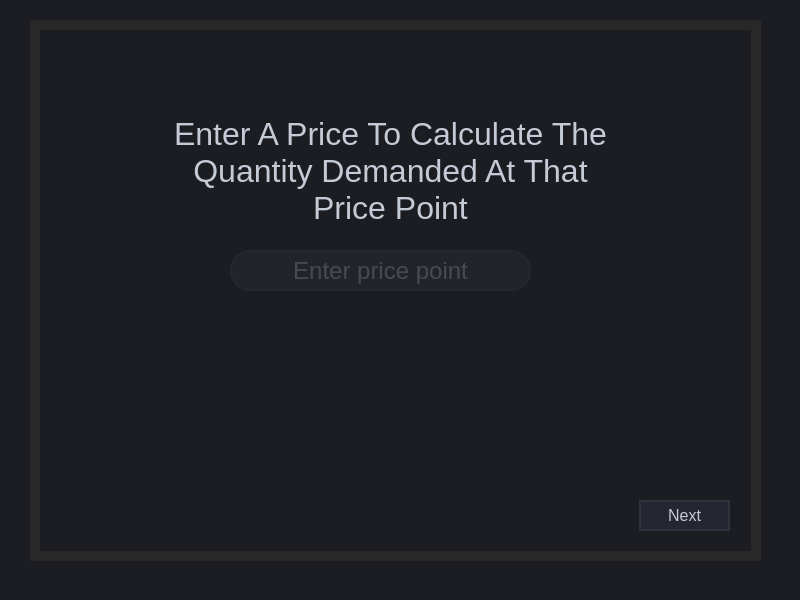
<?xml version="1.0" encoding="UTF-8"?>
<ui version="4.0">
 <class>enterPricePoint</class>
 <widget class="QMainWindow" name="enterPricePoint">
  <property name="geometry">
   <rect>
    <x>0</x>
    <y>0</y>
    <width>800</width>
    <height>600</height>
   </rect>
  </property>
  <property name="windowTitle">
   <string>MainWindow</string>
  </property>
  <property name="styleSheet">
   <string notr="true">background-color: rgb(28,29,34);</string>
  </property>
  <property name="documentMode">
   <bool>false</bool>
  </property>
  <property name="tabShape">
   <enum>QTabWidget::Rounded</enum>
  </property>
  <property name="unifiedTitleAndToolBarOnMac">
   <bool>false</bool>
  </property>
  <widget class="QWidget" name="centralwidget">
   <widget class="QFrame" name="frame">
    <property name="geometry">
     <rect>
      <x>30</x>
      <y>20</y>
      <width>731</width>
      <height>541</height>
     </rect>
    </property>
    <property name="styleSheet">
     <string notr="true">border: 10px solid rgb(40,40,40);
</string>
    </property>
    <property name="frameShape">
     <enum>QFrame::StyledPanel</enum>
    </property>
    <property name="frameShadow">
     <enum>QFrame::Raised</enum>
    </property>
    <widget class="QLineEdit" name="lineEdit_2">
     <property name="geometry">
      <rect>
       <x>200</x>
       <y>230</y>
       <width>301</width>
       <height>41</height>
      </rect>
     </property>
     <property name="sizePolicy">
      <sizepolicy hsizetype="Expanding" vsizetype="Expanding">
       <horstretch>0</horstretch>
       <verstretch>0</verstretch>
      </sizepolicy>
     </property>
     <property name="palette">
      <palette>
       <active>
        <colorrole role="WindowText">
         <brush brushstyle="SolidPattern">
          <color alpha="255">
           <red>108</red>
           <green>112</green>
           <blue>120</blue>
          </color>
         </brush>
        </colorrole>
        <colorrole role="Button">
         <brush brushstyle="SolidPattern">
          <color alpha="255">
           <red>34</red>
           <green>36</green>
           <blue>44</blue>
          </color>
         </brush>
        </colorrole>
        <colorrole role="Text">
         <brush brushstyle="SolidPattern">
          <color alpha="255">
           <red>108</red>
           <green>112</green>
           <blue>120</blue>
          </color>
         </brush>
        </colorrole>
        <colorrole role="ButtonText">
         <brush brushstyle="SolidPattern">
          <color alpha="255">
           <red>108</red>
           <green>112</green>
           <blue>120</blue>
          </color>
         </brush>
        </colorrole>
        <colorrole role="Base">
         <brush brushstyle="SolidPattern">
          <color alpha="255">
           <red>34</red>
           <green>36</green>
           <blue>44</blue>
          </color>
         </brush>
        </colorrole>
        <colorrole role="Window">
         <brush brushstyle="SolidPattern">
          <color alpha="255">
           <red>34</red>
           <green>36</green>
           <blue>44</blue>
          </color>
         </brush>
        </colorrole>
        <colorrole role="PlaceholderText">
         <brush brushstyle="NoBrush">
          <color alpha="128">
           <red>108</red>
           <green>112</green>
           <blue>120</blue>
          </color>
         </brush>
        </colorrole>
       </active>
       <inactive>
        <colorrole role="WindowText">
         <brush brushstyle="SolidPattern">
          <color alpha="255">
           <red>108</red>
           <green>112</green>
           <blue>120</blue>
          </color>
         </brush>
        </colorrole>
        <colorrole role="Button">
         <brush brushstyle="SolidPattern">
          <color alpha="255">
           <red>34</red>
           <green>36</green>
           <blue>44</blue>
          </color>
         </brush>
        </colorrole>
        <colorrole role="Text">
         <brush brushstyle="SolidPattern">
          <color alpha="255">
           <red>108</red>
           <green>112</green>
           <blue>120</blue>
          </color>
         </brush>
        </colorrole>
        <colorrole role="ButtonText">
         <brush brushstyle="SolidPattern">
          <color alpha="255">
           <red>108</red>
           <green>112</green>
           <blue>120</blue>
          </color>
         </brush>
        </colorrole>
        <colorrole role="Base">
         <brush brushstyle="SolidPattern">
          <color alpha="255">
           <red>34</red>
           <green>36</green>
           <blue>44</blue>
          </color>
         </brush>
        </colorrole>
        <colorrole role="Window">
         <brush brushstyle="SolidPattern">
          <color alpha="255">
           <red>34</red>
           <green>36</green>
           <blue>44</blue>
          </color>
         </brush>
        </colorrole>
        <colorrole role="PlaceholderText">
         <brush brushstyle="NoBrush">
          <color alpha="128">
           <red>108</red>
           <green>112</green>
           <blue>120</blue>
          </color>
         </brush>
        </colorrole>
       </inactive>
       <disabled>
        <colorrole role="WindowText">
         <brush brushstyle="SolidPattern">
          <color alpha="255">
           <red>108</red>
           <green>112</green>
           <blue>120</blue>
          </color>
         </brush>
        </colorrole>
        <colorrole role="Button">
         <brush brushstyle="SolidPattern">
          <color alpha="255">
           <red>34</red>
           <green>36</green>
           <blue>44</blue>
          </color>
         </brush>
        </colorrole>
        <colorrole role="Text">
         <brush brushstyle="SolidPattern">
          <color alpha="255">
           <red>108</red>
           <green>112</green>
           <blue>120</blue>
          </color>
         </brush>
        </colorrole>
        <colorrole role="ButtonText">
         <brush brushstyle="SolidPattern">
          <color alpha="255">
           <red>108</red>
           <green>112</green>
           <blue>120</blue>
          </color>
         </brush>
        </colorrole>
        <colorrole role="Base">
         <brush brushstyle="SolidPattern">
          <color alpha="255">
           <red>34</red>
           <green>36</green>
           <blue>44</blue>
          </color>
         </brush>
        </colorrole>
        <colorrole role="Window">
         <brush brushstyle="SolidPattern">
          <color alpha="255">
           <red>34</red>
           <green>36</green>
           <blue>44</blue>
          </color>
         </brush>
        </colorrole>
        <colorrole role="PlaceholderText">
         <brush brushstyle="NoBrush">
          <color alpha="128">
           <red>108</red>
           <green>112</green>
           <blue>120</blue>
          </color>
         </brush>
        </colorrole>
       </disabled>
      </palette>
     </property>
     <property name="font">
      <font>
       <family>Segoe UI Historic</family>
       <pointsize>18</pointsize>
      </font>
     </property>
     <property name="mouseTracking">
      <bool>false</bool>
     </property>
     <property name="focusPolicy">
      <enum>Qt::ClickFocus</enum>
     </property>
     <property name="contextMenuPolicy">
      <enum>Qt::DefaultContextMenu</enum>
     </property>
     <property name="styleSheet">
      <string notr="true">QLineEdit{
border: 2px solid rgb(37, 39, 48);
border-radius: 20px;
color: #6c7078;
padding-left: 20px;
padding-right: 20px;
background-color:rgb(34,36,44);
}
QLineEdit:hover{
border: 2px solid rgb(48,50,62);
}
QLineEdit:focus{
border: 2px solid rgb(85,170,255);
background-color: rgb(43,45,56);
color: #c5cbd6;
}</string>
     </property>
     <property name="inputMask">
      <string/>
     </property>
     <property name="text">
      <string/>
     </property>
     <property name="frame">
      <bool>false</bool>
     </property>
     <property name="echoMode">
      <enum>QLineEdit::Normal</enum>
     </property>
     <property name="alignment">
      <set>Qt::AlignCenter</set>
     </property>
     <property name="placeholderText">
      <string notr="true">Enter price point</string>
     </property>
     <property name="clearButtonEnabled">
      <bool>true</bool>
     </property>
    </widget>
    <widget class="QPushButton" name="pushButton">
     <property name="geometry">
      <rect>
       <x>609</x>
       <y>480</y>
       <width>91</width>
       <height>31</height>
      </rect>
     </property>
     <property name="font">
      <font>
       <pointsize>12</pointsize>
      </font>
     </property>
     <property name="styleSheet">
      <string notr="true">QPushButton{background-color: rgb(37, 39, 48);
border-radius: 20px;
color: #c5cbd6;
border: 2px solid rgb(48,50,62);
}
QPushButton:hover{
border: 2px solid rgb(37, 39, 48);
}
QPushButton:pressed{
border: 2px solid rgb(85,170,255);
background-color:rgb(43,45,56);
}</string>
     </property>
     <property name="text">
      <string>Next</string>
     </property>
    </widget>
    <widget class="QLabel" name="label">
     <property name="geometry">
      <rect>
       <x>130</x>
       <y>60</y>
       <width>461</width>
       <height>181</height>
      </rect>
     </property>
     <property name="font">
      <font>
       <family>Segoe UI Historic</family>
       <pointsize>24</pointsize>
      </font>
     </property>
     <property name="styleSheet">
      <string notr="true">color: #c5cbd6;
background: transparent;
border: transparent;
</string>
     </property>
     <property name="text">
      <string>Enter A Price To Calculate The Quantity Demanded At That Price Point</string>
     </property>
     <property name="alignment">
      <set>Qt::AlignCenter</set>
     </property>
     <property name="wordWrap">
      <bool>true</bool>
     </property>
    </widget>
   </widget>
  </widget>
 </widget>
 <resources/>
 <connections/>
</ui>
